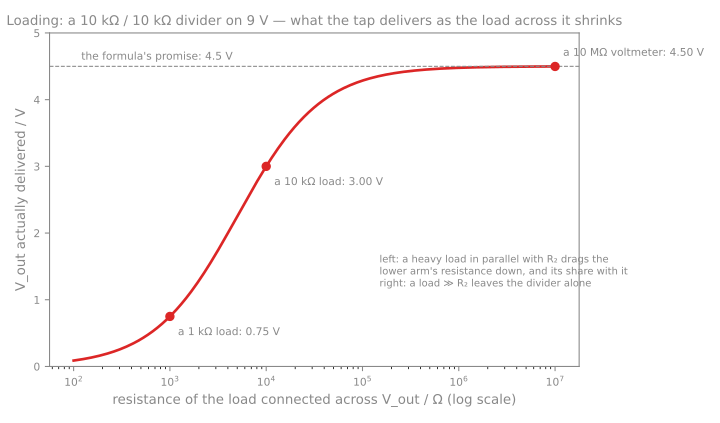

Python code for this plot:
"""Two figures for the potential-divider card.
sensor-curve: V_out across the fixed resistor as an NTC thermistor changes temperature, for three fixed resistors —
the choice of fixed resistor sets where the curve is steep.  loading: a 10 kΩ / 10 kΩ divider on 9 V promises 4.5 V,
and delivers it only while the load across the output is large.  Regenerate: python3 potential-dividers-loading.py"""
import numpy as np, matplotlib
matplotlib.use("Agg"); import matplotlib.pyplot as plt
GREY="#888888"
def frame(ax):
    ax.set_facecolor("none"); ax.tick_params(colors=GREY,labelsize=8)
    for s in ax.spines.values(): s.set_color(GREY)
# --- sensor curve
fig,a1=plt.subplots(figsize=(7.5,4.4)); fig.patch.set_alpha(0); frame(a1)
T=np.linspace(-20,80,300); TK=T+273.15; Rth=1e4*np.exp(3950*(1/TK-1/298.15))
for Rf,col in [(1e3,"#7c3aed"),(1e4,"#2563eb"),(1e5,"#059669")]:
    a1.plot(T, 5*Rf/(Rf+Rth), color=col, lw=2, label=f"fixed resistor {Rf/1e3:g} kΩ")
a1.set_xlabel("thermistor temperature / °C",color=GREY); a1.set_ylabel("V_out across the fixed resistor / V",color=GREY)
a1.set_title("Sensor divider: 5 V, 10 kΩ NTC thermistor (B = 3950), three choices of fixed resistor",color=GREY,fontsize=10)
leg=a1.legend(frameon=False,fontsize=8,loc="lower right"); [t.set_color(GREY) for t in leg.get_texts()]
fig.text(0.5,0.02,"the curve is steepest — the sensor most sensitive — where the fixed resistor equals the thermistor's resistance:\n1 kΩ suits hot water, 10 kΩ room temperature, 100 kΩ a freezer",fontsize=8,color=GREY,ha="center")
fig.tight_layout(rect=(0,0.09,1,1)); fig.savefig("potential-dividers-sensor-curve.svg",transparent=True)
# --- loading
fig,a2=plt.subplots(figsize=(7.5,4.4)); fig.patch.set_alpha(0); frame(a2)
RL=np.logspace(2,7,300); R2p=1/(1/1e4+1/RL); V=9*R2p/(1e4+R2p)
a2.semilogx(RL,V,color="#dc2626",lw=2); a2.axhline(4.5,color=GREY,lw=0.8,ls="--")
a2.text(1.2e2,4.6,"the formula's promise: 4.5 V",color=GREY,fontsize=8)
for RL0,lab in [(1e7,"a 10 MΩ voltmeter"),(1e4,"a 10 kΩ load"),(1e3,"a 1 kΩ load")]:
    R2p0=1/(1/1e4+1/RL0); V0=9*R2p0/(1e4+R2p0); a2.plot(RL0,V0,"o",color="#dc2626",ms=6); a2.annotate(f"{lab}: {V0:.2f} V",(RL0,V0),xytext=(6,-14 if RL0<1e6 else 8),textcoords="offset points",fontsize=8,color=GREY)
a2.set_xlabel("resistance of the load connected across V_out / Ω (log scale)",color=GREY); a2.set_ylabel("V_out actually delivered / V",color=GREY); a2.set_ylim(0,5)
a2.set_title("Loading: a 10 kΩ / 10 kΩ divider on 9 V — what the tap delivers as the load across it shrinks",color=GREY,fontsize=10)
a2.text(1.5e5,1.2,"left: a heavy load in parallel with R₂ drags the\nlower arm's resistance down, and its share with it\nright: a load ≫ R₂ leaves the divider alone",fontsize=7.5,color=GREY)
fig.tight_layout(); fig.savefig("potential-dividers-loading.svg",transparent=True); print("two plots ok")
